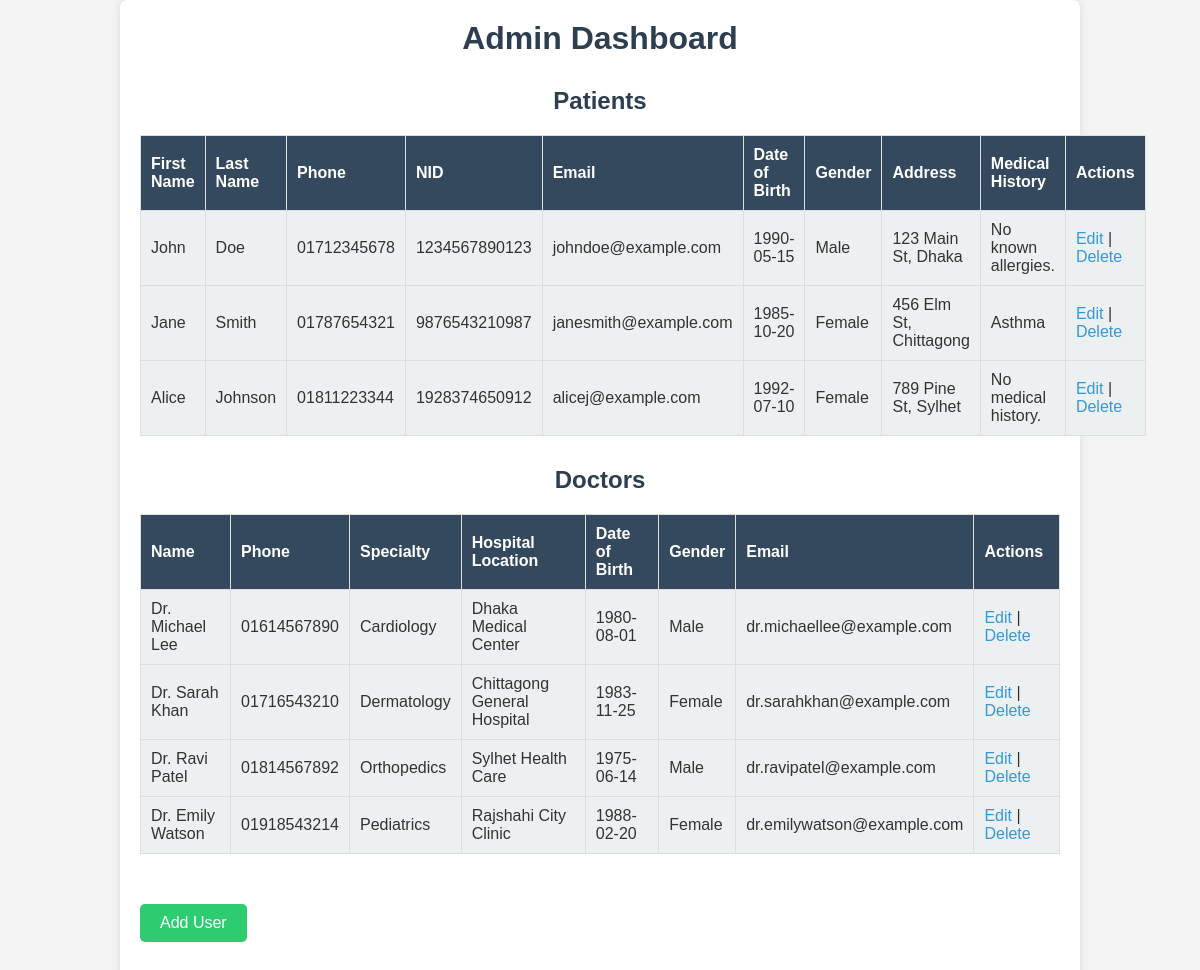
The app's page /Admin_dash/index.php with its own data.
### tables this page shows
CREATE TABLE `patients` (
  `id` int(11) NOT NULL,
  `first_name` varchar(50) NOT NULL,
  `last_name` varchar(50) NOT NULL,
  `phone` varchar(15) NOT NULL,
  `nid` varchar(20) NOT NULL,
  `email` varchar(100) NOT NULL,
  `date_of_birth` date NOT NULL,
  `gender` enum('Male','Female') NOT NULL,
  `address` text DEFAULT NULL,
  `medical_history` text DEFAULT NULL
);

CREATE TABLE `doctors` (
  `id` int(11) NOT NULL,
  `name` varchar(100) NOT NULL,
  `phone` varchar(15) NOT NULL,
  `specialty` varchar(100) DEFAULT NULL,
  `hospital_location` varchar(100) DEFAULT NULL,
  `date_of_birth` date NOT NULL,
  `gender` enum('Male','Female') NOT NULL,
  `email` varchar(100) NOT NULL
);

### Admin_dash/index.php (the view, shortened to what this page needs)
<?php
include('config.php');
$patients = mysqli_query($conn, "SELECT * FROM patients");
$doctors = mysqli_query($conn, "SELECT * FROM doctors");
?>
<!DOCTYPE html>
<html lang="en">
<head>
    <link rel="stylesheet" href="styles.css">
</head>
<body>
    <div class="container">
        <h1>Admin Dashboard</h1>
        <section>
            <h2>Patients</h2>
            <table border="1" cellpadding="10" cellspacing="0">
                <thead>
                    <tr>
                        <th>First Name</th>
                        <th>Last Name</th>
                        <th>Phone</th>
                        <th>NID</th>
                        <th>Email</th>
                        <th>Date of Birth</th>
                        <th>Gender</th>
                        <th>Address</th>
                        <th>Medical History</th>
                        <th>Actions</th>
                    </tr>
                </thead>
                <tbody>
                    <?php while ($patient = mysqli_fetch_assoc($patients)): ?>
                    <tr>
                        <td><?php echo htmlspecialchars($patient['first_name']); ?></td>
                        <td><?php echo htmlspecialchars($patient['last_name']); ?></td>
                        <td><?php echo htmlspecialchars($patient['phone']); ?></td>
                        <td><?php echo htmlspecialchars($patient['nid']); ?></td>
                        <td><?php echo htmlspecialchars($patient['email']); ?></td>
                        <td><?php echo htmlspecialchars($patient['date_of_birth']); ?></td>
                        <td><?php echo htmlspecialchars($patient['gender']); ?></td>
                        <td><?php echo htmlspecialchars($patient['address']); ?></td>
                        <td><?php echo htmlspecialchars($patient['medical_history']); ?></td>
                        <td>
                            <a href="edit_patient.php?id=<?php echo $patient['id']; ?>">Edit</a> |
                            <a href="delete_patient.php?id=<?php echo $patient['id']; ?>">Delete</a>
                        </td>
                    </tr>
                    <?php endwhile; ?>
                </tbody>
            </table>
        </section>
        <section>
            <h2>Doctors</h2>
            <table border="1" cellpadding="10" cellspacing="0">
                <thead>
                    <tr>
                        <th>Name</th>
                        <th>Phone</th>
                        <th>Specialty</th>
                        <th>Hospital Location</th>
                        <th>Date of Birth</th>
                        <th>Gender</th>
                        <th>Email</th>
                        <th>Actions</th>
                    </tr>
                </thead>
                <tbody>
                    <?php while ($doctor = mysqli_fetch_assoc($doctors)): ?>
                    <tr>
                        <td><?php echo htmlspecialchars($doctor['name']); ?></td>
                        <td><?php echo htmlspecialchars($doctor['phone']); ?></td>
                        <td><?php echo htmlspecialchars($doctor['specialty']); ?></td>
                        <td><?php echo htmlspecialchars($doctor['hospital_location']); ?></td>
                        <td><?php echo htmlspecialchars($doctor['date_of_birth']); ?></td>
                        <td><?php echo htmlspecialchars($doctor['gender']); ?></td>
                        <td><?php echo htmlspecialchars($doctor['email']); ?></td>
                        <td>
                            <a href="edit_doctor.php?id=<?php echo $doctor['id']; ?>">Edit</a> |
                            <a href="delete_doctor.php?id=<?php echo $doctor['id']; ?>">Delete</a>
                        </td>
                    </tr>
                    <?php endwhile; ?>
                </tbody>
            </table>
        </section>
        <section>
            <a href="add_user.php" class="btn-add-user">Add User</a>
        </section>
    </div>
</body>
</html>

### Admin_dash/styles.css (style rules this page uses)
* { margin: 0; padding: 0; box-sizing: border-box; }
body { font-family: Arial, sans-serif; background-color: #f4f4f4; color: #333; }
.container { width: 80%; margin: 0 auto; padding: 20px; background-color: white; border-radius: 8px; box-shadow: 0 0 10px rgba(0, 0, 0, 0.1); }
h1, h2 { color: #2c3e50; text-align: center; }
h2 { margin-top: 30px; font-size: 1.5em; }
table { width: 100%; border-collapse: collapse; margin-top: 20px; }
th, td { text-align: left; padding: 10px; border: 1px solid #ddd; }
th { background-color: #34495e; color: white; }
td { background-color: #ecf0f1; }
tr:nth-child(even) { background-color: #f9f9f9; }
a { text-decoration: none; color: #3498db; }
.btn-add-user { display: inline-block; padding: 10px 20px; background-color: #2ecc71; color: white; border-radius: 5px; text-align: center; margin-top: 20px; transition: background-color 0.3s; }
section { margin-bottom: 30px; }

### records on screen
patients: first_name "John", last_name "Doe", phone "01712345678", nid "1234567890123", email "johndoe@example.com", date_of_birth "1990-05-15", gender "Male", address "123 Main St, Dhaka", medical_history "No known allergies."
patients: first_name "Jane", last_name "Smith", phone "01787654321", nid "9876543210987", email "janesmith@example.com", date_of_birth "1985-10-20", gender "Female", address "456 Elm St, Chittagong", medical_history "Asthma"
patients: first_name "Alice", last_name "Johnson", phone "01811223344", nid "1928374650912", email "alicej@example.com", date_of_birth "1992-07-10", gender "Female", address "789 Pine St, Sylhet", medical_history "No medical history."
doctors: name "Dr. Michael Lee", phone "01614567890", specialty "Cardiology", hospital_location "Dhaka Medical Center", date_of_birth "1980-08-01", gender "Male", email "dr.michaellee@example.com"
doctors: name "Dr. Sarah Khan", phone "01716543210", specialty "Dermatology", hospital_location "Chittagong General Hospital", date_of_birth "1983-11-25", gender "Female", email "dr.sarahkhan@example.com"
doctors: name "Dr. Ravi Patel", phone "01814567892", specialty "Orthopedics", hospital_location "Sylhet Health Care", date_of_birth "1975-06-14", gender "Male", email "dr.ravipatel@example.com"
doctors: name "Dr. Emily Watson", phone "01918543214", specialty "Pediatrics", hospital_location "Rajshahi City Clinic", date_of_birth "1988-02-20", gender "Female", email "dr.emilywatson@example.com"
